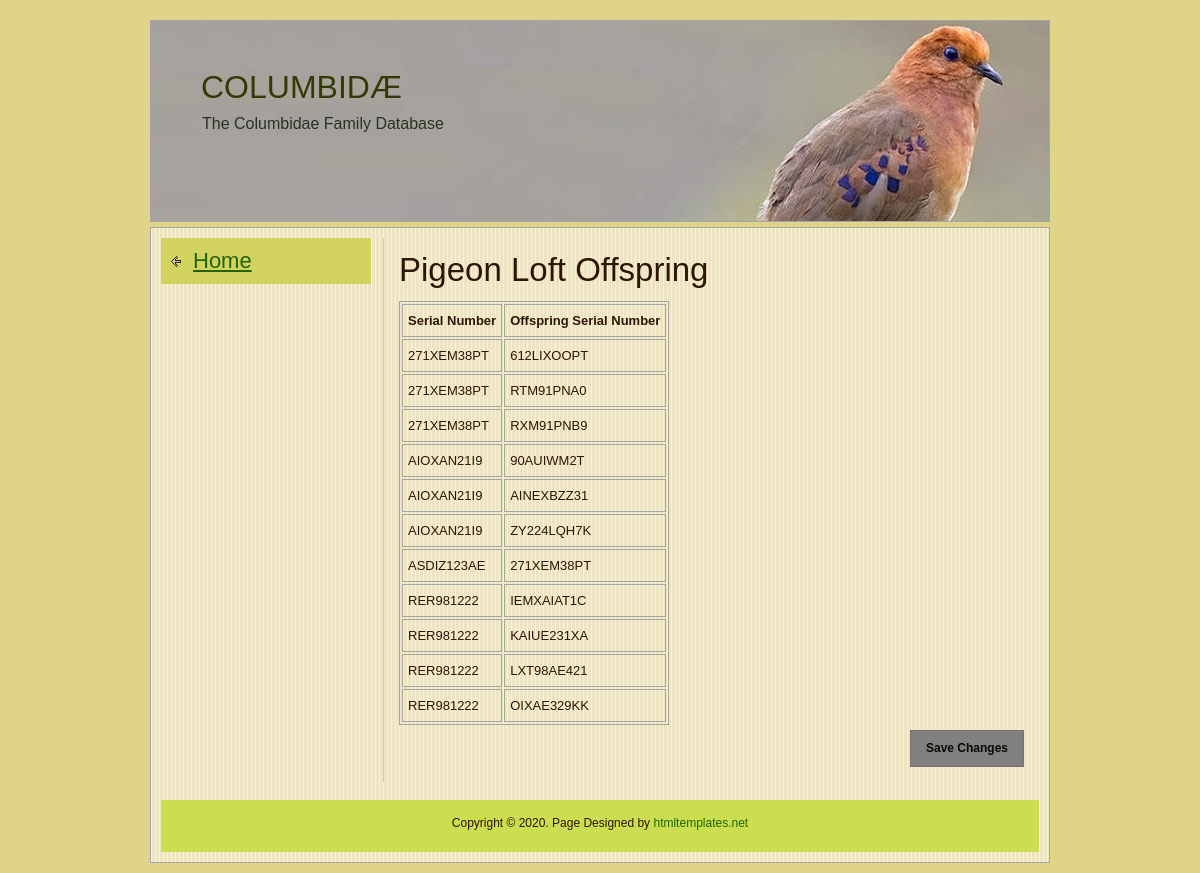
Screenshot of /tables/offspring.php with the database file from the repository.
### tables this page shows
CREATE TABLE `offspring` (
  `SerialNumber` varchar(20) NOT NULL,
  `OffspringSN` varchar(20) NOT NULL,
  UNIQUE KEY `OffspringSN` (`OffspringSN`),
  KEY `SerialNumber` (`SerialNumber`),
  CONSTRAINT `OFFSPRING_ibfk_1` FOREIGN KEY (`SerialNumber`) REFERENCES `pigeons` (`SerialNumber`)
);

### tables/offspring.php (the view, shortened to what this page needs)
<!DOCTYPE html>
<html>
<head>
<link href="../css/style.css" rel="stylesheet" type="text/css">
</head>
<body>
<div id="wrapper">
  <div id="header">
    <div class="top_banner">
      <h1>COLUMBIDÆ</h1>
      <p>The Columbidae Family Database</p>
    </div>
  </div>
  <div id="page_content">
    <div class="left_side_bar back_nav">
      <div class="col_1">
        <h1><a href="../home.php">Home</a></h1>
      </div>
    </div>
    <div class="right_section">
    <?php
      $DB_HOST = $_ENV["DB_HOST"];
      $DB_USERNAME = $_ENV["DB_USERNAME"];
      $DB_PASSWORD = $_ENV["DB_PASSWORD"];
      $DB_DBNAME = $_ENV["DB_DBNAME"];
      $DB_PORT = $_ENV["DB_PORT"];
      $link=mysqli_connect($DB_HOST, $DB_USERNAME, $DB_PASSWORD, $DB_DBNAME, $DB_PORT)
        or die(header("Location: ../error.php"));
      $query = "SELECT * FROM OFFSPRING";
      $result = mysqli_query($link, $query)
        or die("<br><b>Query failed</b>");
      echo"<h1>Pigeon Loft Offspring</h1><nl>";
      echo "<blockquote contenteditable=true>";
      echo "<table>\n";
      echo "<td><b>Serial Number</b></td><td><b>Offspring Serial Number</b></td>";
      while ($line = mysqli_fetch_array($result, MYSQLI_ASSOC))
      {
        echo "\t<tr>\n";
        foreach ($line as $col_value)
        {
          echo "\t\t<td>$col_value</td>\n";
        }
        echo "\t</tr>\n";
      }
      echo "</table>\n";
      echo "</blockquote>";
      ?>
      <p><a onclick="updateTable()" class="btn" id="saveBtn">Save Changes</a></p>
    </div>
    <div id="footer">Copyright &copy; 2020. Page Designed by <a href="http://www.htmltemplates.net" target="_blank">htmltemplates.net</a><br>
    </div>
  </div>
</div>
</body></html>

### css/style.css (style rules this page uses)
html, body, div, span, applet, object, iframe, h1, h2, h3, h4, h5, h6, p, blockquote, pre, a, abbr, acronym, address, big, cite, code, del, dfn, em, font, img, ins, kbd, q, s, samp, small, strike, strong, sub, sup, tt, var, b, u, i, center, dl, dt, dd, ol, ul, li, fieldset, form, label, legend, table, caption, tbody, tfoot, thead, tr, th, td, hr, button { margin:0; padding:0; border:0; outline:0; font-size:100%; vertical-align:baseline; background:none; }
h1, h2, h3, h4, h5, h6, li { line-height:100%; }
blockquote, q { quotes:none; }
body { margin:0px; padding:0px; font-size:13px; line-height:21px; color:#2d1604; background-color:#e0d48a; font-family:Arial, Helvetica, sans-serif; }
h1, h2, h3, h4, h5, h6 { font-weight:normal; }
h1 { font-size:33px; margin-bottom:15px; }
a { color: #236407;text-decoration: underline; }
table,th,td { border:1px solid #a4a5a5; }
tr { margin:0 0 5px 0;padding:3px; }
td { padding:5px;margin:0 1px; }
#wrapper { width:900px; margin:0 auto; padding:20px 0 10px 0; }
#header { padding:0px 0px 5px; }
#header .top_banner { background:url(../images/blue_eyed_dove.jpg) no-repeat left top; height:150px; padding:50px 35px 0 50px; border:#a4a5a5 solid 1px; }
#header h1 { font-size:32px; color:#323A07; margin:0px; padding:0px 0px 10px; }
#header p { font-size:16px; margin-left:1px; color:#293325; }
#page_content { padding:10px; background:url(../images/body.jpg) repeat; border:#a4a5a5 solid 1px; }
#page_content .right_section { width:625px; float:right; padding:15px; border-left:#d4d093 solid 1px; }
a.btn { color:#0a0800; font-size:12px; text-decoration:none; padding:7px 15px 7px 15px; font-weight:bold; display:inline-block; border:#7a6f73 solid 1px; background-color:#bdd92c; }
.left_side_bar { width:210px; float:left; }
.left_side_bar h1 { font-size:22px; padding:12px 0 12px 32px; margin-bottom:5px; color:#1b0400; background:url(../images/arrow.png)#d2d35e no-repeat 10px center; }
.back_nav h1 { font-size:22px; padding:12px 0 12px 32px; margin-bottom:5px; color:#1b0400; background:url(../images/back_arrow.png)#d2d35e no-repeat 10px center; }
.left_side_bar .col_1 { padding:0px 0 20px 0; }
#footer { clear:both; margin-top:18px; padding:15px 0 12px 0; height:25px; text-align:center; font-family:Verdana, Geneva, sans-serif; font-size:12px; line-height:17px; background: #cbde50; }
#footer a { color: #236407; text-decoration:none; }
#saveBtn { margin-top: 5px; float: right; cursor: default; background-color: grey; }

### rows the page displays
offspring: SerialNumber "271XEM38PT", OffspringSN "612LIXOOPT"
offspring: SerialNumber "271XEM38PT", OffspringSN "RTM91PNA0"
offspring: SerialNumber "271XEM38PT", OffspringSN "RXM91PNB9"
offspring: SerialNumber "AIOXAN21I9", OffspringSN "90AUIWM2T"
offspring: SerialNumber "AIOXAN21I9", OffspringSN "AINEXBZZ31"
offspring: SerialNumber "AIOXAN21I9", OffspringSN "ZY224LQH7K"
offspring: SerialNumber "ASDIZ123AE", OffspringSN "271XEM38PT"
offspring: SerialNumber "RER981222", OffspringSN "IEMXAIAT1C"
offspring: SerialNumber "RER981222", OffspringSN "KAIUE231XA"
offspring: SerialNumber "RER981222", OffspringSN "LXT98AE421"
offspring: SerialNumber "RER981222", OffspringSN "OIXAE329KK"
